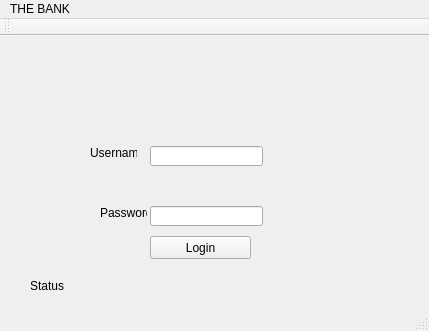
<?xml version="1.0" encoding="UTF-8"?>
<ui version="4.0">
 <class>MainWindow</class>
 <widget class="QMainWindow" name="MainWindow">
  <property name="geometry">
   <rect>
    <x>0</x>
    <y>0</y>
    <width>429</width>
    <height>331</height>
   </rect>
  </property>
  <property name="windowTitle">
   <string>MainWindow</string>
  </property>
  <widget class="QWidget" name="centralWidget">
   <widget class="QLabel" name="label">
    <property name="geometry">
     <rect>
      <x>30</x>
      <y>240</y>
      <width>351</width>
      <height>20</height>
     </rect>
    </property>
    <property name="text">
     <string>Status</string>
    </property>
   </widget>
   <widget class="QPushButton" name="pushButton">
    <property name="geometry">
     <rect>
      <x>150</x>
      <y>200</y>
      <width>101</width>
      <height>23</height>
     </rect>
    </property>
    <property name="text">
     <string>Login</string>
    </property>
   </widget>
   <widget class="QLineEdit" name="lineEdit">
    <property name="geometry">
     <rect>
      <x>150</x>
      <y>110</y>
      <width>113</width>
      <height>20</height>
     </rect>
    </property>
   </widget>
   <widget class="QLineEdit" name="lineEdit_2">
    <property name="geometry">
     <rect>
      <x>150</x>
      <y>170</y>
      <width>113</width>
      <height>20</height>
     </rect>
    </property>
   </widget>
   <widget class="QLabel" name="label_2">
    <property name="geometry">
     <rect>
      <x>90</x>
      <y>110</y>
      <width>47</width>
      <height>13</height>
     </rect>
    </property>
    <property name="text">
     <string>Username:</string>
    </property>
   </widget>
   <widget class="QLabel" name="label_3">
    <property name="geometry">
     <rect>
      <x>100</x>
      <y>170</y>
      <width>47</width>
      <height>13</height>
     </rect>
    </property>
    <property name="text">
     <string>Password</string>
    </property>
   </widget>
  </widget>
  <widget class="QMenuBar" name="menuBar">
   <property name="geometry">
    <rect>
     <x>0</x>
     <y>0</y>
     <width>429</width>
     <height>21</height>
    </rect>
   </property>
   <widget class="QMenu" name="menuDsd">
    <property name="title">
     <string>THE BANK</string>
    </property>
   </widget>
   <addaction name="menuDsd"/>
  </widget>
  <widget class="QToolBar" name="mainToolBar">
   <attribute name="toolBarArea">
    <enum>TopToolBarArea</enum>
   </attribute>
   <attribute name="toolBarBreak">
    <bool>false</bool>
   </attribute>
  </widget>
  <widget class="QStatusBar" name="statusBar"/>
 </widget>
 <layoutdefault spacing="6" margin="11"/>
 <resources/>
 <connections/>
</ui>
